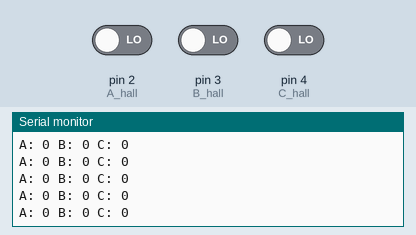
This sketch was run on a simulated Arduino Uno, built with avr-gcc and run on an emulated ATmega328P. Parts: the last lines printed to the serial monitor. Inputs (shaded band) come from the test bench; at power-on: pin 2 (A_hall) LOW, pin 3 (B_hall) LOW, pin 4 (C_hall) LOW.

Above: at 1.2 s.
1.3 s: pin 2 (A_hall) driven HIGH
At 2.0 s:
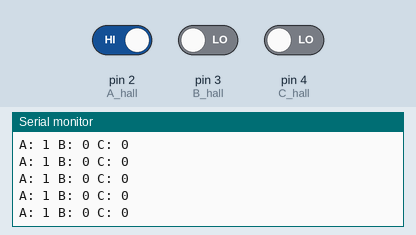
4.3 s: pin 3 (B_hall) driven HIGH
At 5.4 s:
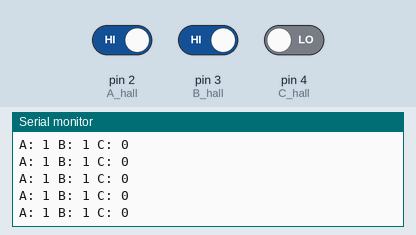
7.3 s: pin 4 (C_hall) driven HIGH
At 8.4 s:
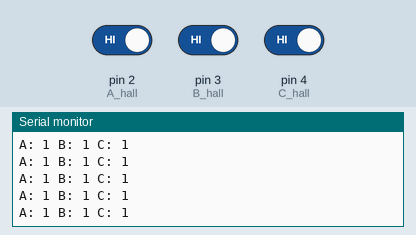
8.8 s: pin 2 (A_hall) driven LOW
At 9.7 s:
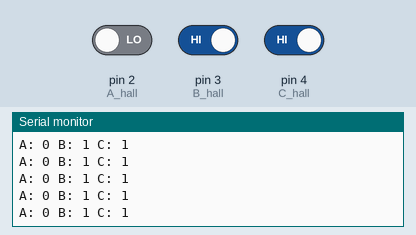
11.8 s: pin 3 (B_hall) driven LOW
At 12.8 s:
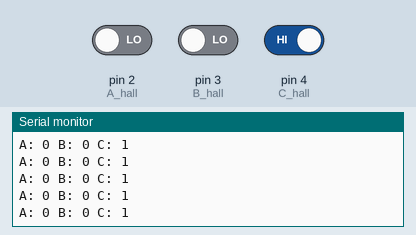

Measured:
- after the input at 1.3 s, the serial monitor: prints a new line after 0.08 s (image 1)
- after the input at 4.3 s, the serial monitor: prints a new line after 0.08 s (image 2)
- after the input at 7.3 s, the serial monitor: prints a new line after 0.07 s (image 3)
- after the input at 8.8 s, the serial monitor: prints a new line after 0.07 s (image 4)
- after the input at 11.8 s, the serial monitor: prints a new line after 0.08 s (image 5)

The sketch:

hall_sensor_tool.ino
```cpp
/* Title: Hall Sensor Check Tool
 * Author: Aleksi Hieta
 * Date: 5/3/2023
 * Purpose: The 3 values A_hall, B_hall, and C_hall are connected to the
 * Hall Effect sensor on the BLDC motor to ensure functionality. Using
 * pull-up resistors, the three values are read and printed to the serial
 * monitor. As the motor position changes, these values change. This will
 * allow for the final motor driver to know the position and optimal
 * sequence.
 *
*/

#define A_hall 2
#define B_hall 3
#define C_hall 4

int A_hall_value = 0;
int B_hall_value = 0;
int C_hall_value = 0;


void setup() {
  pinMode(A_hall, INPUT);
  pinMode(B_hall, INPUT);
  pinMode(C_hall, INPUT);
  Serial.begin(9600) ;
}

void loop() {
  A_hall_value = digitalRead(A_hall);
  B_hall_value = digitalRead(B_hall);
  C_hall_value = digitalRead(C_hall);

  Serial.print("A: ");
  Serial.print(A_hall_value);
  Serial.print(" B: ");
  Serial.print(B_hall_value);
  Serial.print(" C: ");
  Serial.println(C_hall_value);
}
```
